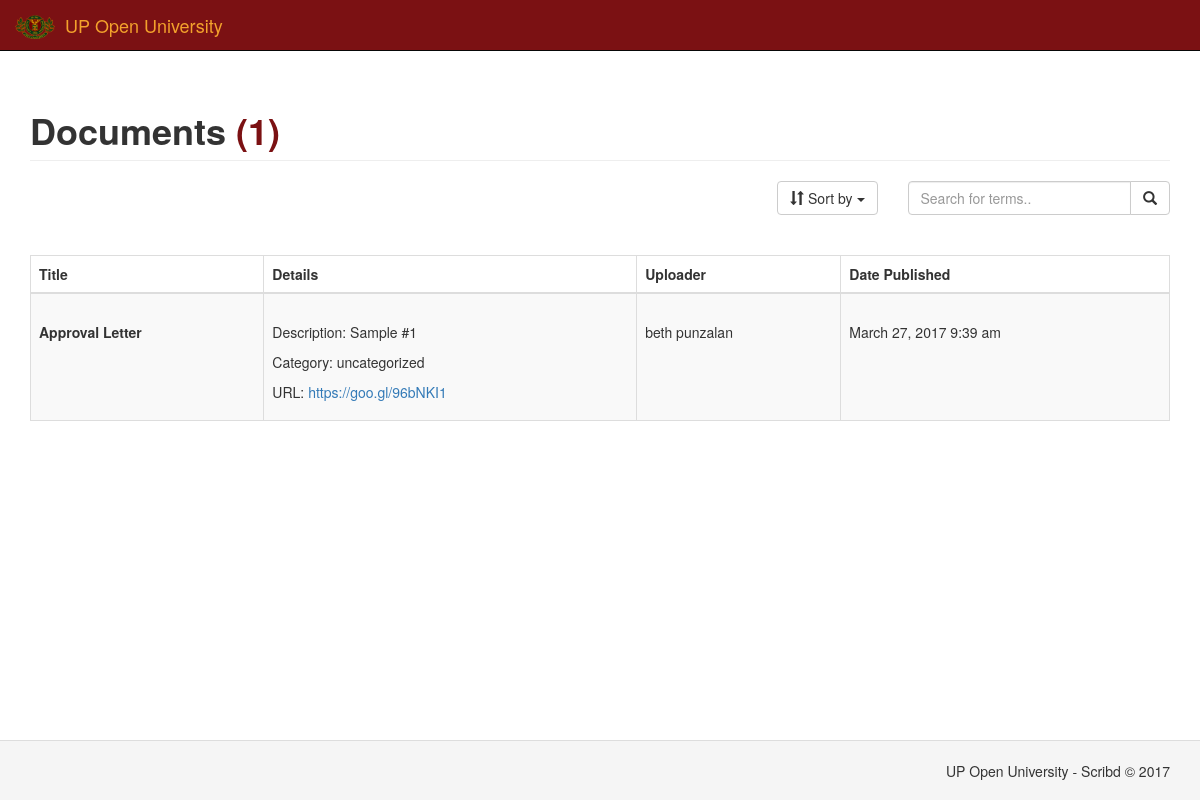
/, run on an earlier commit of the app's database.
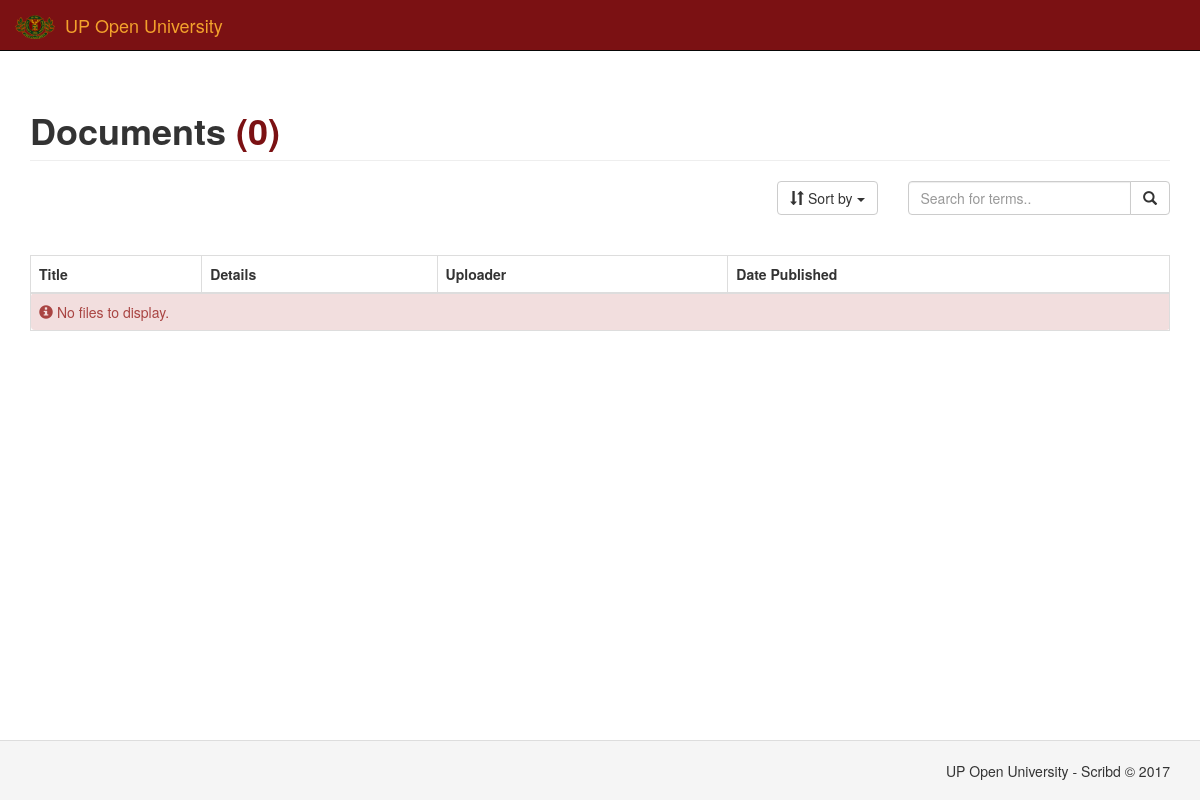
And on a later commit of the database.
### tables this page shows
CREATE TABLE `material` (
  `id` int(11) NOT NULL,
  `title` varchar(355) NOT NULL,
  `description` varchar(355) NOT NULL,
  `filename` varchar(355) NOT NULL,
  `filesize` int(11) NOT NULL,
  `location` varchar(355) NOT NULL,
  `url` varchar(355) NOT NULL,
  `uploaded_by` varchar(355) NOT NULL,
  `date_created` timestamp NOT NULL DEFAULT CURRENT_TIMESTAMP,
  `date_updated` timestamp NULL DEFAULT CURRENT_TIMESTAMP ON UPDATE CURRENT_TIMESTAMP,
  `category_id` int(11) NOT NULL
);

CREATE TABLE `category` (
  `category_id` int(11) NOT NULL,
  `cat_name` varchar(100) NOT NULL DEFAULT 'Uncategorized'
);

### files.php (the view, shortened to what this page needs)
<!DOCTYPE HTML>
<html>
<head>
</head>
<body>
<?php
    $DB_con = new mysqli("localhost", "root", "", "ovcaa");
    $page = (int)(!isset($_GET["page"]) ? 1 : $_GET["page"]);
    $per_page = 10;
    if (isset($_GET['search'])) {
    $search = $_GET['search'];
    $search = $DB_con->real_escape_string($search);
        if (empty($search)) {
            $output1 = "<div class='row alert alert-danger' role='alert'><button type='button' class='close' data-dismiss='alert' aria-label='Close'><span aria-hidden='true'>&times;</span></button>Please enter a keyword.</div>";
        }
        else {
            $output1 = '<div class="row alert alert-success" role="alert"><button type="button" class="close" data-dismiss="alert" aria-label="Close"><span aria-hidden="true">&times;</span></button>Showing result for <strong>"'.$search.'."</strong></div>';
        }
    $startpoint = ($page * $per_page) - $per_page;
    $statement = "`material` JOIN category ON category.category_id = material.category_id WHERE CONCAT(`id`, `title`, `filename`,`description`, `cat_name`, `uploaded_by`) LIKE '%".$search."%'";
    $result = mysqli_query($DB_con,"SELECT * FROM {$statement} ORDER BY $field $sort LIMIT {$startpoint} , {$per_page}");
}
else {
    $startpoint = ($page * $per_page) - $per_page;
    $statement = "`material` JOIN category ON category.category_id = material.category_id WHERE CONCAT(`id`, `title`, `filename`,`description`, `cat_name`, `uploaded_by`)";
    $result = mysqli_query($DB_con,"SELECT * FROM {$statement} ORDER BY $field $sort LIMIT {$startpoint} , {$per_page}");
}
?>
<br>
<div class="row">
<div class="table-responsive">
<table class="table table-striped table-bordered table-hover" id="table-id">
<thead>
    <tr>
        <th>Title</th>
        <th>Details</th>
        <th>Uploader</th>
        <th>Date Published</th>
    </tr>
</thead>
<?php
if ($result->num_rows != 0) { ?>
    <tbody>
    <?php
    while ($row = $result->fetch_assoc()){ ?>
        <tr>
        <td><br><p><strong><?php echo $row['title'] ?></strong></p></td>
        <td><br>
            <p>Description: <?php echo $row['description'] ?></p>
            <p>Category: <?php echo $row['cat_name'] ?></p>
            <p>URL: <a href="view.php?title=<?php echo $row['filename'] ?>" target="_blank">https://goo.gl/96bNKI<?php echo $row['id'] ?></a></p>
        </td>
        <td><br>
        <p><?php echo $row['uploaded_by'] ?></p>
        </td>
        <td><br>
        <p><?php echo date("F j, Y g:i a", strtotime($row["date_updated"])); ?></p>
        </td>
        <?php
    }
}
else {
     $errMSG = "No files to display.";
}
?>
                <?php
                    if(isset($errMSG)){
                ?>
                    <td colspan="4" class="alert alert-danger">
                        <span class="glyphicon glyphicon-info-sign"></span> <?php echo $errMSG; ?>
                    </td>
                <?php
                }
                ?>
        </tr>
    </tbody>
</table>
</div>
</div>
</body>
</html>

### index.php (shortened to what this page needs)
<!DOCTYPE html>
<html lang="en-US">
<head>
<link href="assets/css/bootstrap.min.css" rel="stylesheet">
<link href="assets/css/font-awesome.min.css" rel="stylesheet" type="text/css">
</head>
<body>
<?php include('header.php'); ?>
<div class="wrap">
    <div class="container">
                <?php
                $stmt = $DB_con->prepare('SELECT *, category.category_id, category.cat_name FROM material JOIN
                category ON category.category_id = material.category_id ORDER BY date_created DESC');
                $stmt->execute();
                $count = $stmt->rowCount();
                ?>
                <div class="row">
                    <div class="col-lg-12">
                        <h1 class="page-header"><strong>Documents <font color="#7b1113">(<?php echo $count; ?>)</font></strong></h1>
                    </div>
                </div>
                <div class="row">
                    <div class="col col-xs-4"></div>
                    <div class="col col-xs-3"></div>
                    <div class="col col-xs-2 text-right">
                        <div class="btn-group">
                            <button type="button" class="btn btn-default dropdown-toggle" data-toggle="dropdown">
                                <span class="glyphicon glyphicon-sort"></span> Sort by <span class="caret"></span>
                            </button>
                            <?php
                                $field='date_updated';
                                $sort='DESC';
                            ?>
                        </div>
                    </div>
                    <form action="" method="get">
                    <div class="col col-xs-3 text-right">
                        <div class="input-group">
                            <input type="text" name="search" class="form-control" placeholder="Search for terms..">
                            <span class="input-group-btn"><button class="btn btn-default" type="submit"><span class="glyphicon glyphicon-search"></span></button></span>
                        </div>
                    </div>
                </div><br>
 <div class="container-fluid">
 <?php
    include 'files.php';
 ?>
 </div>
    </div>
</div>
<footer id="footer">
    <div class="container">
        <p align="right">UP Open University - Scribd &copy; <?php echo date("Y"); ?></p>
    </div>
</footer>
</body>
</html>

### header.php (shortened to what this page needs)
<!DOCTYPE html>
<html lang="en-US">
<head>
<link href="assets/css/bootstrap.min.css" rel="stylesheet">
<link href="assets/css/font-awesome.min.css" rel="stylesheet">
</head>
<body>
	<nav class="navbar navbar-inverse navbar-fixed-top" role="navigation">
		<div class="container-fluid">
          <div class="navbar-header">
            <a class="navbar-brand" style="color: #f3a22c;" href="/ovcaa"><img class="img-fluid" alt="Brand" src="images/logo.png" width="40" align="left">&nbsp;&nbsp;UP Open University</a>
          </div>
      </div>
    </nav>
</body>
</html>

What changed in the data, as far as the page shows it:
removed material: title "Approval Letter", description "Sample #1", category.cat_name "uncategorized", id "1", uploaded_by "beth punzalan", date_updated "March 27, 2017 9:39 am"
Also different on the page:
$count: "1" → "0"
$errMSG: (not shown) → "No files to display."
